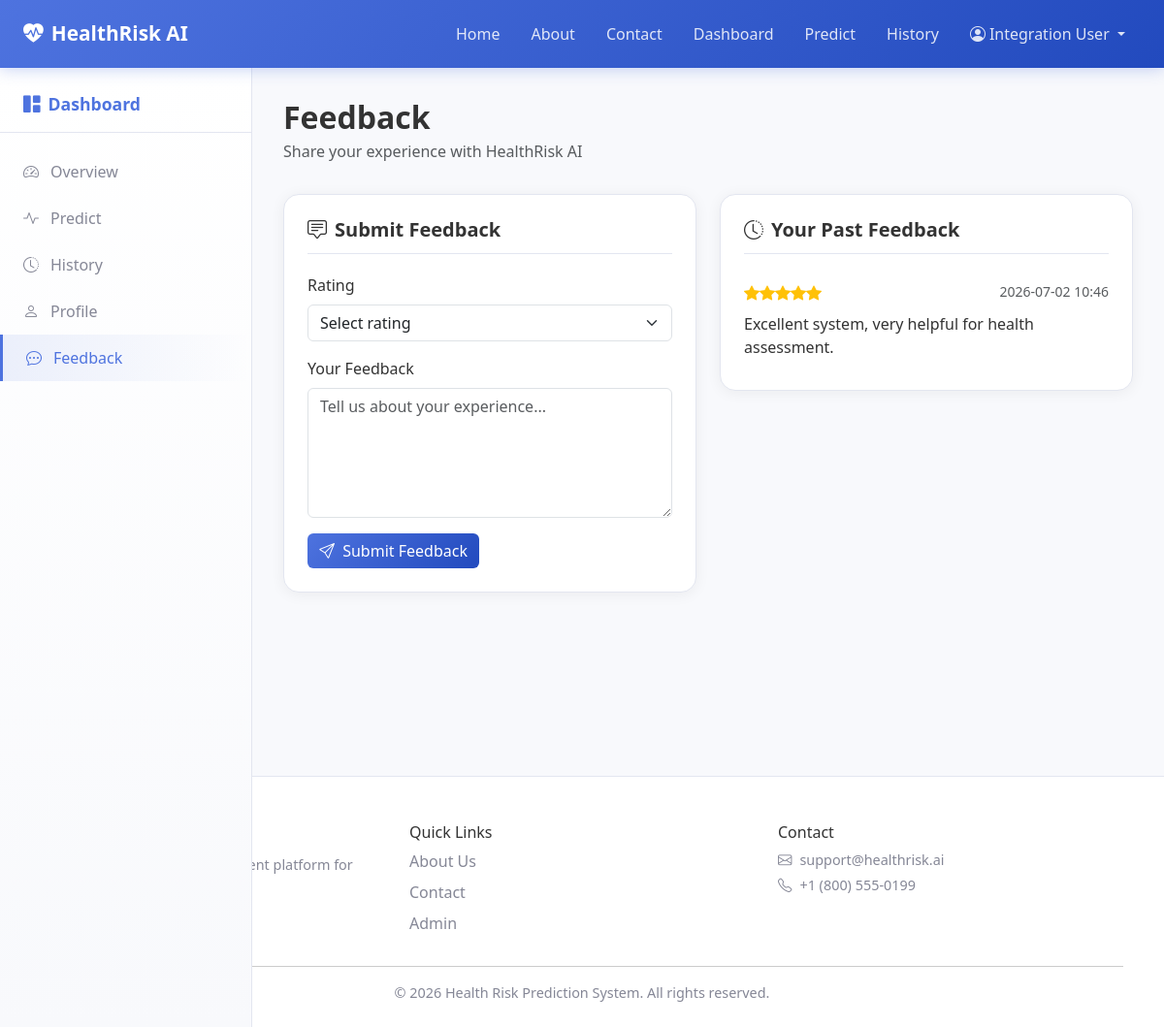
The app's page /feedback (signed in) with its own data.
### Health-Risk-Prediction-System/utils/database.py (models this page shows)
class Feedback(db.Model):
    __tablename__ = "feedback"
    id = db.Column(db.Integer, primary_key=True)
    user_id = db.Column(db.Integer, db.ForeignKey("users.id"), nullable=False)
    feedback = db.Column(db.Text, nullable=False)
    rating = db.Column(db.Integer, nullable=False)
    created_at = db.Column(db.DateTime, default=datetime.utcnow)

### Health-Risk-Prediction-System/app.py (the view, shortened to what this page needs)
@app.route("/feedback", methods=["GET", "POST"])
@login_required
def feedback_page():
    user_feedbacks = (
        Feedback.query.filter_by(user_id=session["user_id"])
        .order_by(Feedback.created_at.desc())
        .all()
    )
    return render_template("feedback.html", user_feedbacks=user_feedbacks)

### Health-Risk-Prediction-System/app.py (called while the page is built)
@app.context_processor
def inject_globals():
    return {
        "current_year": datetime.utcnow().year,
        "user_name": session.get("user_name"),
        "is_admin": "admin_id" in session,
        "is_logged_in": "user_id" in session,
        "risk_badge_class": risk_badge_class,
        "format_datetime": format_datetime,
    }

### Health-Risk-Prediction-System/utils/helpers.py (called while the page is built)
def login_required(view_func):
    @wraps(view_func)
    def wrapper(*args, **kwargs):
        if "user_id" not in session:
            flash("Please log in to access this page.", "warning")
            return redirect(url_for("login"))
        return view_func(*args, **kwargs)
    return wrapper

def format_datetime(value):
    if not value:
        return ""
    if isinstance(value, str):
        return value
    return value.strftime("%Y-%m-%d %H:%M")

### Health-Risk-Prediction-System/templates/feedback.html (shortened to what this page needs)
{% extends "base.html" %}
{% block content %}
<div class="dashboard-layout">
    <aside class="sidebar">
        <div class="sidebar-header"><i class="bi bi-grid-1x2-fill me-2"></i>Dashboard</div>
        <ul class="sidebar-nav">
            <li><a href="{{ url_for('dashboard') }}"><i class="bi bi-speedometer2"></i> Overview</a></li>
            <li><a href="{{ url_for('predict_page') }}"><i class="bi bi-activity"></i> Predict</a></li>
            <li><a href="{{ url_for('history') }}"><i class="bi bi-clock-history"></i> History</a></li>
            <li><a href="{{ url_for('profile') }}"><i class="bi bi-person"></i> Profile</a></li>
            <li><a href="{{ url_for('feedback_page') }}" class="active"><i class="bi bi-chat-dots"></i> Feedback</a></li>
        </ul>
    </aside>
    <main class="dashboard-content">
        <div class="page-header">
            <div>
                <h2 class="fw-bold mb-1">Feedback</h2>
                <p class="text-muted mb-0">Share your experience with HealthRisk AI</p>
            </div>
        </div>
        <div class="row g-4">
            <div class="col-lg-6">
                <div class="content-card">
                    <h5 class="card-title"><i class="bi bi-chat-square-text me-2"></i>Submit Feedback</h5>
                    <form method="POST" action="{{ url_for('feedback_page') }}" novalidate>
                        <div class="mb-3">
                            <label class="form-label">Rating</label>
                            <select name="rating" class="form-select" required>
                                <option value="">Select rating</option>
                            </select>
                        </div>
                        <div class="mb-3">
                            <label class="form-label">Your Feedback</label>
                            <textarea name="feedback" class="form-control" rows="5" required minlength="10"
                                      placeholder="Tell us about your experience..."></textarea>
                        </div>
                        <button type="submit" class="btn btn-primary"><i class="bi bi-send me-1"></i> Submit Feedback</button>
                    </form>
                </div>
            </div>
            <div class="col-lg-6">
                <div class="content-card">
                    <h5 class="card-title"><i class="bi bi-clock-history me-2"></i>Your Past Feedback</h5>
                    {% if user_feedbacks %}
                    {% for f in user_feedbacks %}
                    <div class="feedback-item">
                        <div class="d-flex justify-content-between">
                            <div>{% for i in range(f.rating) %}<i class="bi bi-star-fill text-warning"></i>{% endfor %}</div>
                            <small class="text-muted">{{ format_datetime(f.created_at) }}</small>
                        </div>
                        <p class="mb-0 mt-2">{{ f.feedback }}</p>
                    </div>
                    {% endfor %}
                    {% else %}
                    <p class="text-muted text-center py-4">No feedback submitted yet.</p>
                    {% endif %}
                </div>
            </div>
        </div>
    </main>
</div>
{% endblock %}

### Health-Risk-Prediction-System/static/css/style.css (style rules this page uses)
:root { --primary: #4e73df; --primary-dark: #2e59d9; --secondary: #858796; --success: #1cc88a; --info: #36b9cc; --warning: #f6c23e; --danger: #e74a3b; --light: #f8f9fc; --dark: #5a5c69; --gradient-start: #4e73df; --gradient-end: #224abe; --sidebar-width: 260px; --navbar-height: 70px; }
* { margin: 0; padding: 0; box-sizing: border-box; }
body { font-family: 'Segoe UI', Tahoma, Geneva, Verdana, sans-serif; background-color: var(--light); color: #333; min-height: 100vh; display: flex; flex-direction: column; }
.dashboard-layout { display: flex; min-height: calc(100vh - var(--navbar-height)); }
.sidebar { width: var(--sidebar-width); background: linear-gradient(180deg, #fff 0%, #f8f9fc 100%); border-right: 1px solid #e3e6f0; padding: 1.5rem 0; position: fixed; top: var(--navbar-height); bottom: 0; left: 0; overflow-y: auto; z-index: 100; }
.sidebar-header { padding: 0 1.5rem 1rem; font-weight: 700; font-size: 1.1rem; color: var(--primary); border-bottom: 1px solid #e3e6f0; margin-bottom: 1rem; }
.sidebar-nav { list-style: none; padding: 0; }
.sidebar-nav li a { display: flex; align-items: center; gap: 0.75rem; padding: 0.75rem 1.5rem; color: var(--secondary); text-decoration: none; transition: all 0.3s ease; font-weight: 500; }
.sidebar-nav li a:hover, .sidebar-nav li a.active { background: linear-gradient(90deg, rgba(78, 115, 223, 0.1), transparent); color: var(--primary); border-left: 3px solid var(--primary); }
.dashboard-content { flex: 1; margin-left: var(--sidebar-width); padding: 2rem; }
.page-header { display: flex; justify-content: space-between; align-items: center; margin-bottom: 2rem; flex-wrap: wrap; gap: 1rem; }
.content-card { background: #fff; border-radius: 16px; padding: 1.5rem; box-shadow: 0 2px 15px rgba(0, 0, 0, 0.06); border: 1px solid #e3e6f0; }
.card-title { font-weight: 600; margin-bottom: 1.25rem; padding-bottom: 0.75rem; border-bottom: 1px solid #e3e6f0; }
.feedback-item { padding: 0.5rem 0; }
.btn-primary { background: linear-gradient(135deg, var(--primary), var(--gradient-end)); border: none; transition: transform 0.2s, box-shadow 0.2s; }

### records on screen
Feedback: rating 5 (drawn), created_at "2026-07-02 10:46", feedback "Excellent system, very helpful for health assessment."

### other values on screen
{{ user_name }} "Integration User"
